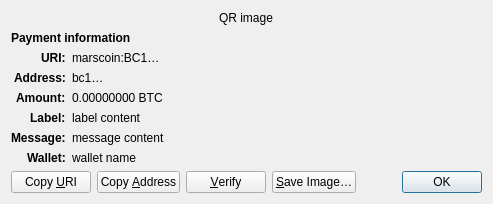
<?xml version="1.0" encoding="UTF-8"?>
<ui version="4.0">
 <class>ReceiveRequestDialog</class>
 <widget class="QDialog" name="ReceiveRequestDialog">
  <property name="geometry">
   <rect>
    <x>0</x>
    <y>0</y>
    <width>413</width>
    <height>229</height>
   </rect>
  </property>
  <property name="windowTitle">
   <string>Request payment to …</string>
  </property>
  <layout class="QGridLayout" name="gridLayout" columnstretch="0,1">
   <property name="sizeConstraint">
    <enum>QLayout::SetFixedSize</enum>
   </property>
   <item row="0" column="0" colspan="2" alignment="Qt::AlignHCenter">
    <widget class="QRImageWidget" name="qr_code">
     <property name="text">
      <string notr="true">QR image</string>
     </property>
     <property name="textInteractionFlags">
      <set>Qt::NoTextInteraction</set>
     </property>
    </widget>
   </item>
   <item row="1" column="0" colspan="2">
    <widget class="QLabel" name="payment_header">
     <property name="font">
      <font>
       <weight>75</weight>
       <bold>true</bold>
      </font>
     </property>
     <property name="text">
      <string>Payment information</string>
     </property>
     <property name="textInteractionFlags">
      <set>Qt::NoTextInteraction</set>
     </property>
    </widget>
   </item>
   <item row="2" column="0" alignment="Qt::AlignRight|Qt::AlignTop">
    <widget class="QLabel" name="uri_tag">
     <property name="font">
      <font>
       <weight>75</weight>
       <bold>true</bold>
      </font>
     </property>
     <property name="text">
      <string notr="true">URI:</string>
     </property>
     <property name="textFormat">
      <enum>Qt::PlainText</enum>
     </property>
     <property name="textInteractionFlags">
      <set>Qt::NoTextInteraction</set>
     </property>
    </widget>
   </item>
   <item row="2" column="1" alignment="Qt::AlignTop">
    <widget class="QLabel" name="uri_content">
     <property name="text">
      <string notr="true">marscoin:BC1…</string>
     </property>
     <property name="textFormat">
      <enum>Qt::RichText</enum>
     </property>
     <property name="wordWrap">
      <bool>true</bool>
     </property>
     <property name="textInteractionFlags">
      <set>Qt::TextSelectableByMouse</set>
     </property>
    </widget>
   </item>
   <item row="3" column="0" alignment="Qt::AlignRight|Qt::AlignTop">
    <widget class="QLabel" name="address_tag">
     <property name="font">
      <font>
       <weight>75</weight>
       <bold>true</bold>
      </font>
     </property>
     <property name="text">
      <string>Address:</string>
     </property>
     <property name="textInteractionFlags">
      <set>Qt::NoTextInteraction</set>
     </property>
    </widget>
   </item>
   <item row="3" column="1" alignment="Qt::AlignTop">
    <widget class="QLabel" name="address_content">
     <property name="text">
      <string notr="true">bc1…</string>
     </property>
     <property name="textFormat">
      <enum>Qt::PlainText</enum>
     </property>
     <property name="textInteractionFlags">
      <set>Qt::TextSelectableByMouse</set>
     </property>
    </widget>
   </item>
   <item row="4" column="0" alignment="Qt::AlignRight|Qt::AlignTop">
    <widget class="QLabel" name="amount_tag">
     <property name="font">
      <font>
       <weight>75</weight>
       <bold>true</bold>
      </font>
     </property>
     <property name="text">
      <string>Amount:</string>
     </property>
     <property name="textInteractionFlags">
      <set>Qt::NoTextInteraction</set>
     </property>
    </widget>
   </item>
   <item row="4" column="1" alignment="Qt::AlignTop">
    <widget class="QLabel" name="amount_content">
     <property name="text">
      <string notr="true">0.00000000 BTC</string>
     </property>
     <property name="textFormat">
      <enum>Qt::PlainText</enum>
     </property>
     <property name="textInteractionFlags">
      <set>Qt::TextSelectableByMouse</set>
     </property>
    </widget>
   </item>
   <item row="5" column="0" alignment="Qt::AlignRight|Qt::AlignTop">
    <widget class="QLabel" name="label_tag">
     <property name="font">
      <font>
       <weight>75</weight>
       <bold>true</bold>
      </font>
     </property>
     <property name="text">
      <string>Label:</string>
     </property>
     <property name="textInteractionFlags">
      <set>Qt::NoTextInteraction</set>
     </property>
    </widget>
   </item>
   <item row="5" column="1" alignment="Qt::AlignTop">
    <widget class="QLabel" name="label_content">
     <property name="text">
      <string notr="true">label content</string>
     </property>
     <property name="textFormat">
      <enum>Qt::PlainText</enum>
     </property>
     <property name="wordWrap">
      <bool>true</bool>
     </property>
     <property name="textInteractionFlags">
      <set>Qt::TextSelectableByMouse</set>
     </property>
    </widget>
   </item>
   <item row="6" column="0" alignment="Qt::AlignRight|Qt::AlignTop">
    <widget class="QLabel" name="message_tag">
     <property name="font">
      <font>
       <weight>75</weight>
       <bold>true</bold>
      </font>
     </property>
     <property name="text">
      <string>Message:</string>
     </property>
     <property name="textInteractionFlags">
      <set>Qt::NoTextInteraction</set>
     </property>
    </widget>
   </item>
   <item row="6" column="1" alignment="Qt::AlignTop">
    <widget class="QLabel" name="message_content">
     <property name="text">
      <string notr="true">message content</string>
     </property>
     <property name="textFormat">
      <enum>Qt::PlainText</enum>
     </property>
     <property name="wordWrap">
      <bool>true</bool>
     </property>
     <property name="textInteractionFlags">
      <set>Qt::TextSelectableByMouse</set>
     </property>
    </widget>
   </item>
   <item row="7" column="0" alignment="Qt::AlignRight|Qt::AlignTop">
    <widget class="QLabel" name="wallet_tag">
     <property name="font">
      <font>
       <weight>75</weight>
       <bold>true</bold>
      </font>
     </property>
     <property name="text">
      <string>Wallet:</string>
     </property>
     <property name="textInteractionFlags">
      <set>Qt::NoTextInteraction</set>
     </property>
    </widget>
   </item>
   <item row="7" column="1" alignment="Qt::AlignTop">
    <widget class="QLabel" name="wallet_content">
     <property name="text">
      <string notr="true">wallet name</string>
     </property>
     <property name="textFormat">
      <enum>Qt::PlainText</enum>
     </property>
     <property name="wordWrap">
      <bool>true</bool>
     </property>
     <property name="textInteractionFlags">
      <set>Qt::TextSelectableByMouse</set>
     </property>
    </widget>
   </item>
   <item row="8" column="0" colspan="2">
    <layout class="QHBoxLayout" name="horizontalLayout">
     <item>
      <widget class="QPushButton" name="btnCopyURI">
       <property name="text">
        <string>Copy &amp;URI</string>
       </property>
       <property name="autoDefault">
        <bool>false</bool>
       </property>
      </widget>
     </item>
     <item>
      <widget class="QPushButton" name="btnCopyAddress">
       <property name="text">
        <string>Copy &amp;Address</string>
       </property>
       <property name="autoDefault">
        <bool>false</bool>
       </property>
      </widget>
     </item>
     <item>
      <widget class="QPushButton" name="btnVerify">
       <property name="text">
        <string>&amp;Verify</string>
       </property>
       <property name="toolTip">
        <string>Verify this address on e.g. a hardware wallet screen</string>
       </property>
       <property name="autoDefault">
        <bool>false</bool>
       </property>
      </widget>
     </item>
     <item>
      <widget class="QPushButton" name="btnSaveAs">
       <property name="text">
        <string>&amp;Save Image…</string>
       </property>
       <property name="autoDefault">
        <bool>false</bool>
       </property>
      </widget>
     </item>
     <item>
      <spacer name="horizontalSpacer_2">
       <property name="orientation">
        <enum>Qt::Horizontal</enum>
       </property>
       <property name="sizeHint" stdset="0">
        <size>
         <width>40</width>
         <height>20</height>
        </size>
       </property>
      </spacer>
     </item>
     <item>
      <widget class="QDialogButtonBox" name="buttonBox">
       <property name="focusPolicy">
        <enum>Qt::StrongFocus</enum>
       </property>
       <property name="standardButtons">
        <set>QDialogButtonBox::Ok</set>
       </property>
      </widget>
     </item>
    </layout>
   </item>
  </layout>
 </widget>
 <customwidgets>
  <customwidget>
   <class>QRImageWidget</class>
   <extends>QLabel</extends>
   <header>qt/qrimagewidget.h</header>
  </customwidget>
 </customwidgets>
 <tabstops>
  <tabstop>buttonBox</tabstop>
  <tabstop>btnCopyURI</tabstop>
  <tabstop>btnCopyAddress</tabstop>
  <tabstop>btnSaveAs</tabstop>
 </tabstops>
 <resources/>
 <connections>
  <connection>
   <sender>buttonBox</sender>
   <signal>accepted()</signal>
   <receiver>ReceiveRequestDialog</receiver>
   <slot>accept()</slot>
   <hints>
    <hint type="sourcelabel">
     <x>135</x>
     <y>230</y>
    </hint>
    <hint type="destinationlabel">
     <x>135</x>
     <y>126</y>
    </hint>
   </hints>
  </connection>
 </connections>
</ui>
